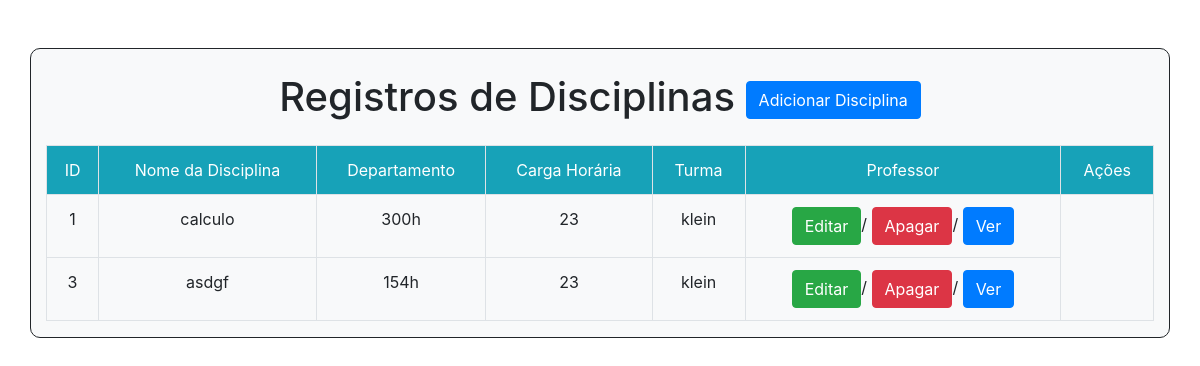
The app's page //listar/disciplina/ with its own data.
### academico/models.py (models this page shows, shortened)
class Disciplina(models.Model):
    codigo = models.IntegerField(max_length=3)
    nome = models.CharField(max_length=150)
    cargaHoraria = models.IntegerField()
    turno = models.CharField(max_length=10)
    turma = models.ForeignKey(Turma,on_delete=models.CASCADE)
    professor = models.ForeignKey(Professor, on_delete=models.PROTECT)
    estudante = models.ManyToManyField(Estudante, blank=True)

class Turma(models.Model):
    codigo = models.CharField(max_length=15)
    anoIngresso = models.IntegerField(max_length=4)
    periodo = models.IntegerField(max_length=1)
    curso = models.ForeignKey(Curso, on_delete=models.PROTECT)
    def __str__(self):
        return self.codigo

class Professor(models.Model):
    matricula = models.CharField(max_length=12)
    nome = models.CharField(max_length=100)
    email = models.EmailField(max_length=200)
    cpf = models.CharField(max_length=14)

### academico/views.py (the view)
# urls.py: path("/listar/disciplina/",views.listarDisciplina, name="disciplina_listar"),
def listarDisciplina(request):
   disciplina = Disciplina.objects.all()
   dicionario = { 'registros': disciplina }
   return render(request, 'academico/listagem_disciplina.html',context=dicionario)

### templates/academico/listagem_disciplina.html (shortened to what this page needs)
<!DOCTYPE html>
<html lang="pt-br">
<head>
    <link rel="stylesheet" href="https://cdn.jsdelivr.net/npm/bootstrap@4.6.1/dist/css/bootstrap.min.css">
</head>
<body>
<div class="container mt-5 bg-light" style="border:1px solid ; background-color:#1111; border-radius: 10px;">
    <h1 class="m-4 text-center">Registros de Disciplinas <a href="adicionar/disciplina/" class="btn btn-primary">Adicionar Disciplina</a></h1>
    <table class="table table-bordered">
        <tr class="bg-info text-white text-center">
            <td> ID </td>
            <td> Nome da Disciplina </td>
            <td> Departamento </td>
            <td> Carga Horária </td>
            <td> Turma </td>
            <td> Professor </td>
            <td> Ações </td>
        </tr>
        {% for disciplina in registros %}
        <tr class="text-center">
            <td>{{ disciplina.id }}</td>
            <td>{{ disciplina.nome }}</td>
            <td>{{ disciplina.cargaHoraria }}h</td>
            <td>{{disciplina.turma}}</td>
            <td>{{ disciplina.professor.nome }}</td>
            <td>
                <a href="editar/disciplina/{{ disciplina.id }}/" class="btn btn-success">Editar</a>/
                <a href="deletar/disciplina/{{ disciplina.id }}/" class="btn btn-danger">Apagar</a>/
                <a href="visualizar/disciplina/{{ disciplina.id }}/" class="btn btn-primary">Ver</a>
            </td>
        </tr>
        {% endfor %}
    </table>
</div>
</body>
</html>

### records on screen
Disciplina: id "1", nome "calculo", cargaHoraria "300", turma "23", professor.nome "klein"
Disciplina: id "3", nome "asdgf", cargaHoraria "154", turma "23", professor.nome "klein"
